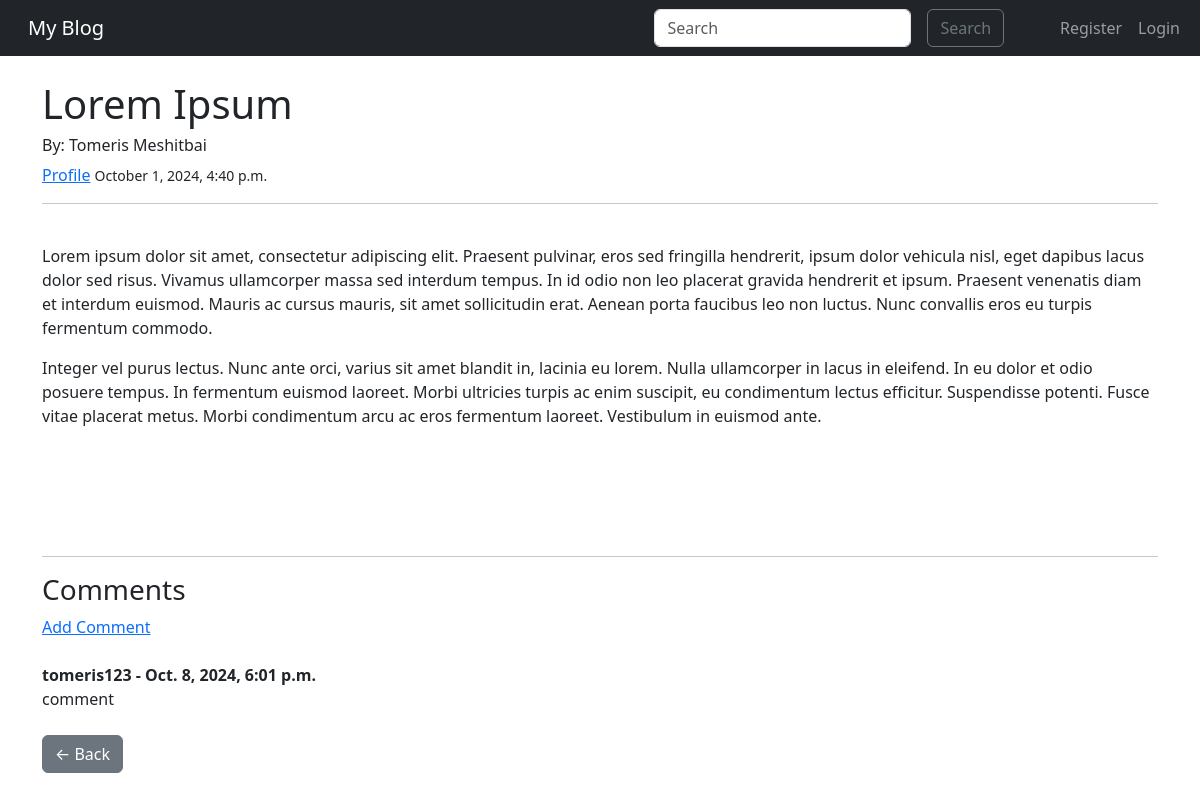
/post/15, run on the app's committed database.
### blog/models.py (models this page shows, shortened)
class Post(models.Model):
    title = models.CharField(max_length=255)
    content = models.TextField()
    author = models.ForeignKey(User,on_delete=models.CASCADE)
    created_at = models.DateTimeField(auto_now_add=True)

class Comment(models.Model):
    content = models.TextField()
    created_at = models.DateTimeField(auto_now_add=True)
    post = models.ForeignKey(Post, related_name='comments', on_delete=models.CASCADE)
    author = models.ForeignKey(User, on_delete=models.CASCADE)

### blog/views.py (the view)
# urls.py: path('post/<int:pk>', PostDetail.as_view(), name = "post-detail"),
class PostDetail(DetailView):
    model = Post
    template_name = 'post_detail.html'

### blog/templates/post_detail.html (shortened to what this page needs)
{% extends "base.html" %}
{% block content %}
<h1>{{ post.title }}</h1>
<h6>By: {{ post.author.first_name }} {{ post.author.last_name }}</h6>
<a href="{% url 'profile' post.author.id %}">Profile</a>
<small>{{ post.created_at|date:"F j, Y, g:i a" }}</small>
<hr>
<br/>
<div>
    {{ post.content|linebreaks }}
</div>
<br/><br/>
<br/><br/>
<hr>
<h3> Comments </h3>
{% if not post.comments.all %}
      No comment yet.. <a href="{% url 'add_comment' post.pk %}"> Add Comment </a>
{% else %}
      <a href="{% url 'add_comment' post.pk %}"> Add Comment </a>
      <br/>
      {% for comment in post.comments.all %}
              <br/>
              <strong>{{ comment.author }} - {{comment.created_at}}    </strong>
              <br/>
              {{comment.content}}
      {%endfor%}
{% endif %}
<br/><br/>
<a href="{% url 'home' %}" class="btn btn-secondary">← Back</a>
{% endblock %}

### data on the page
Post: title "Lorem Ipsum", author.first_name "Tomeris", author.last_name "Meshitbai", created_at "October 1, 2024, 4:40 p.m.", content "Lorem ipsum dolor sit amet, consectetur adipiscing elit. Praesent pulvinar, eros sed fringilla hendrerit, ipsum dolor vehicula nisl, eget dapibus lacus dolor sed risus. Vivamus ullamcorper massa sed interdum tempus. In id odio non leo placerat gravida hendrerit et ipsum. Praesent venenatis diam et interdum euismod. Mauris ac cursus mauris, sit amet sollicitudin erat. Aenean porta faucibus leo non luctus. Nunc convallis eros eu turpis fermentum commodo. Integer vel purus lectus. Nunc ante orci, varius sit amet blandit in, lacinia eu lorem. Nulla ullamcorper in lacus in eleifend. In eu dolor et odio posuere tempus. In fermentum euismod laoreet. Morbi ultricies turpis ac enim suscipit, eu…"
Comment: author "tomeris123", created_at "Oct. 8, 2024, 6:01 p.m.", content "comment"
